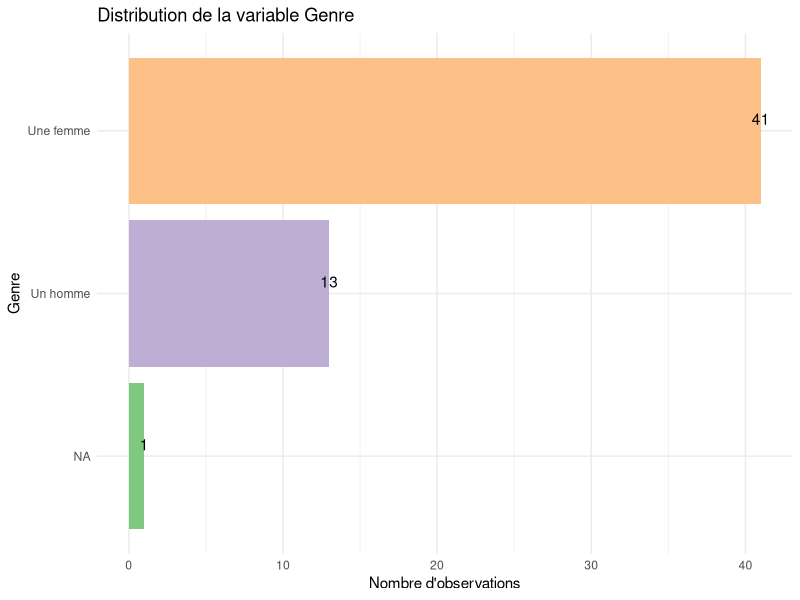
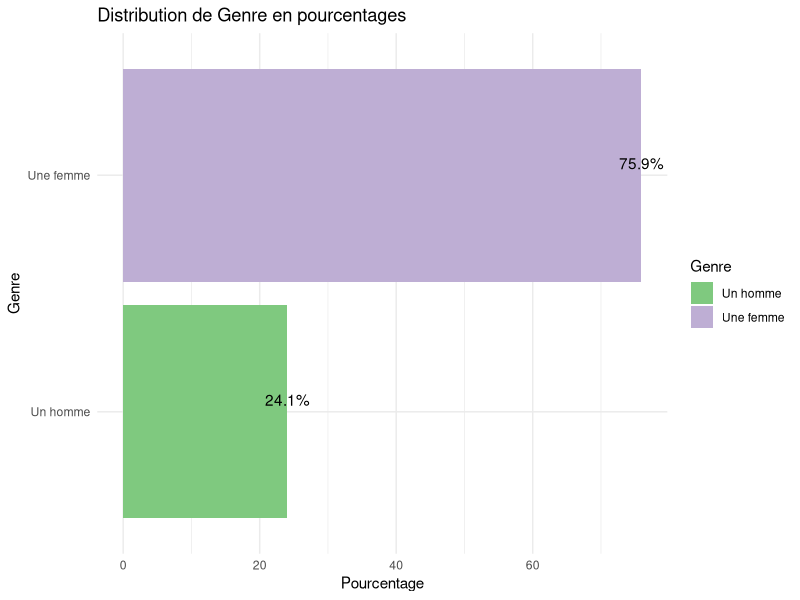
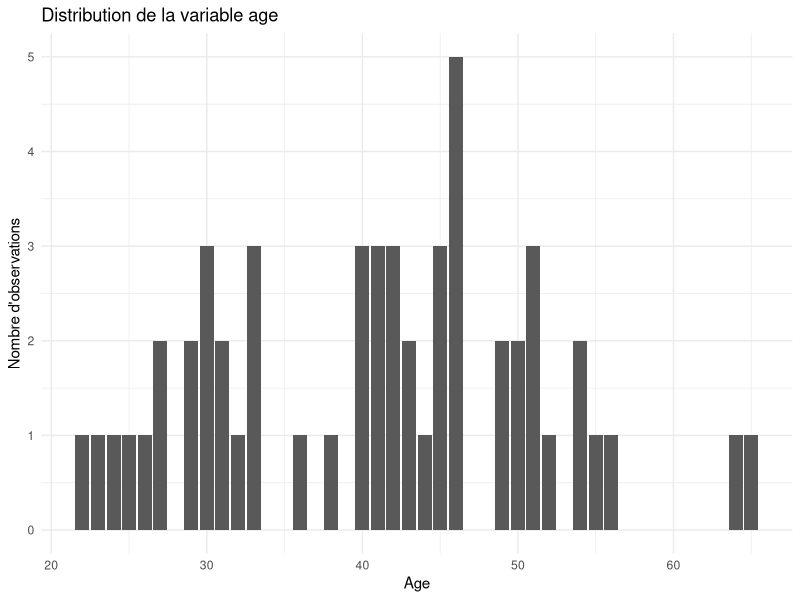
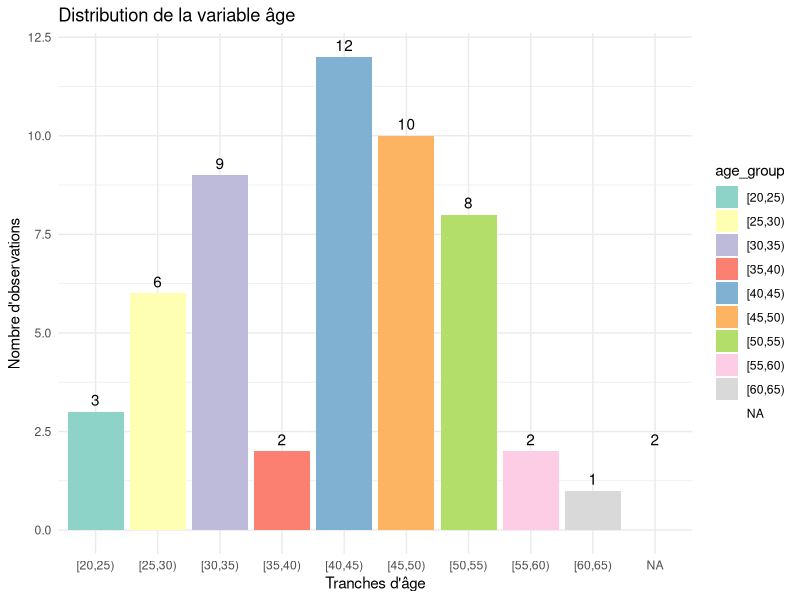
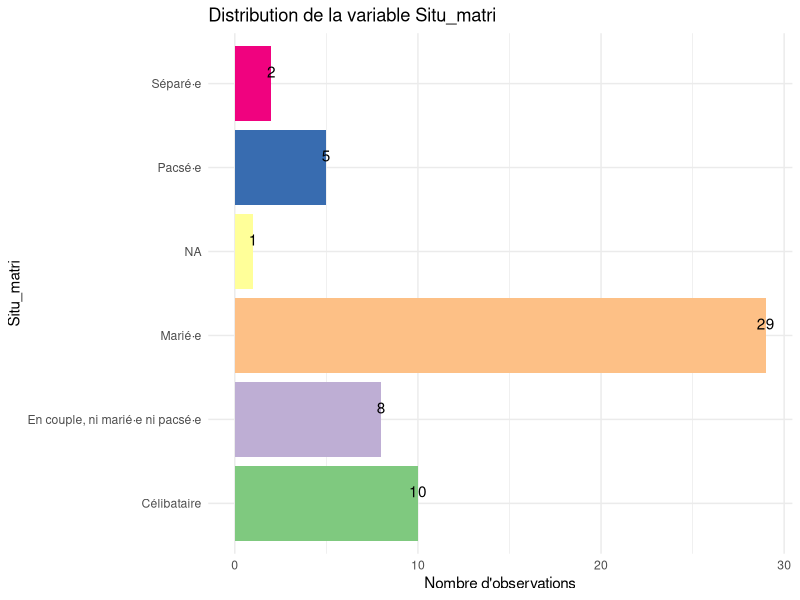
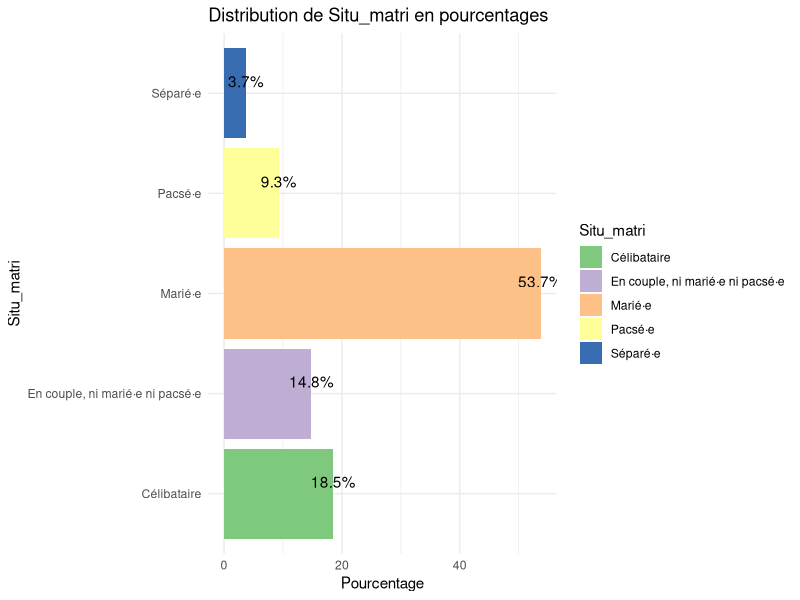
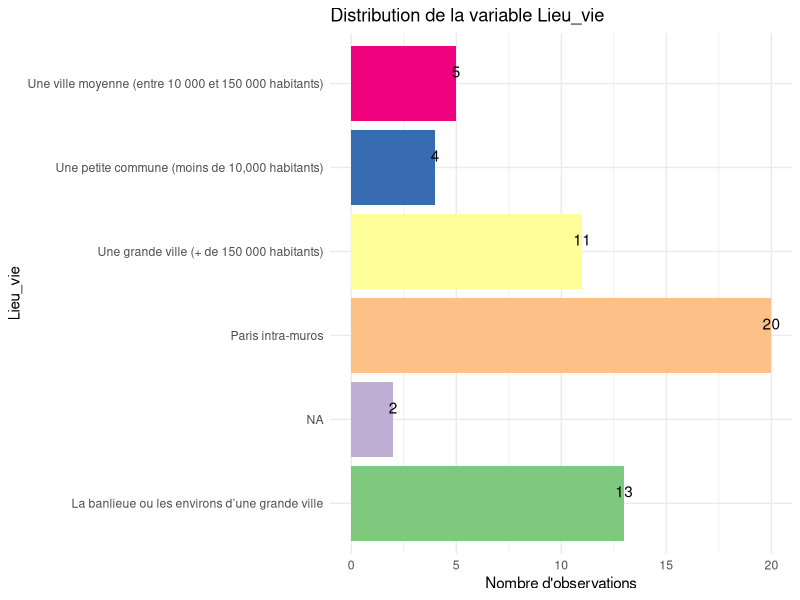
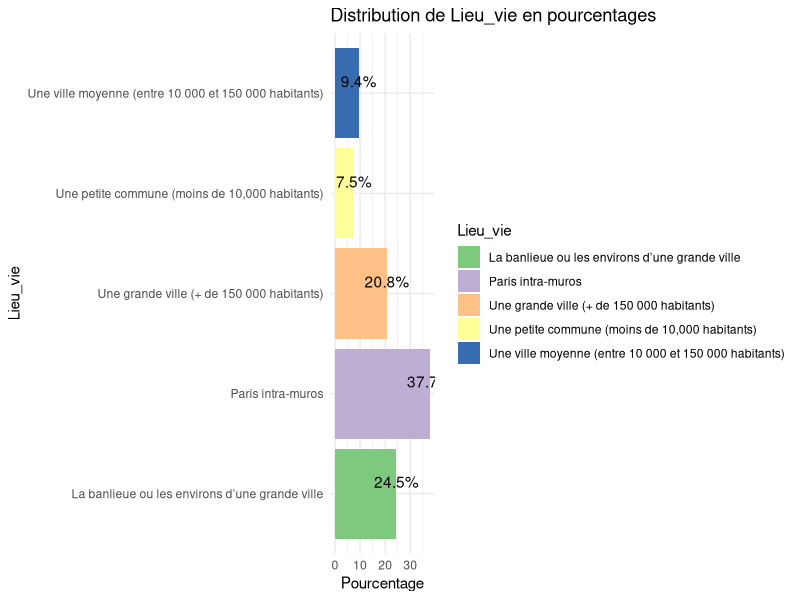

Here is the R script that generated these plots, in order: (Note: this script raises an error after producing the figures.)
setwd("PROVIRCAP")
library(dplyr)
library(ggplot2)

data <- read.csv("data_assoquest_recoded_fmt.csv")



data_mec <- data %>%
  filter(Dep_rse3_5=='Oui')%>%
  select(-Dep_rse3_2, -Dep_rse3_3, -Dep_rse3_4, -Dep_rse3_1, -Dep_rse3_6, -Dep_rse3_7)%>%
  rename(mission = Dep_rse3_5)%>%
  mutate(mission = case_when(
    mission =='Oui'~'mécénat',
    TRUE ~ mission))
print(data_mec$mission[1:20])



#Afficher combien il y a d'observations
nombre_observations <- nrow(data_mec)
print(nombre_observations)
#il y a 55 observations au total
#(55 personnes qui ont déclaré traiter de cette thématique dans leur mission)



create_bar_plot <- function(data, variable, file_name) {
  data <- data %>%
    mutate(!!variable := ifelse(is.na(!!sym(variable)), "NA", !!sym(variable)))
  
  p <- ggplot(data, aes_string(x = variable, fill = variable)) +
    geom_bar() +
    labs(title = paste("Distribution de la variable", variable),
         x = variable,
         y = "Nombre d'observations") +
    scale_fill_brewer(palette = "Accent") +
    theme_minimal() +
    geom_text(stat = "count", aes_string(label = "..count.."), vjust = -0.5)+
    theme(legend.position = "none")+
    coord_flip()
  
  print(p)
  ggsave(filename = file_name, plot = p, width = 8, height = 6)
}



create_percentage_bar_plot <- function(data, variable, file_name) {
  filtered_data <- data %>%
    filter(!!sym(variable) != "NA") %>%
    group_by(!!sym(variable)) %>%
    summarise(count = n()) %>%
    mutate(percentage = count / sum(count) * 100)
  
  p <- ggplot(filtered_data, aes_string(x = variable, y = "percentage", fill = variable)) +
    geom_bar(stat = "identity") +
    geom_text(aes_string(label = "paste0(round(percentage, 1), '%')"), 
              vjust = -0.5) +
    labs(title = paste("Distribution de", variable, "en pourcentages"),
         x = variable,
         y = "Pourcentage") +
    scale_fill_brewer(palette = "Accent") +
    theme_minimal()+
    coord_flip()
  print(p)
  ggsave(filename = file_name, plot = p, width = 8, height = 6)
}





# Genre
create_bar_plot(data_mec, "Genre", "genre_mec.png")
create_percentage_bar_plot(data_mec, "Genre", "genre_mec_pourcentage.png")

# Variable d'âge
p<-ggplot(data_mec, aes(x = age, fill=age)) +
  geom_bar() +
  labs(title = "Distribution de la variable age",
       x = "Age",
       y = "Nombre d'observations") +
  scale_fill_brewer(palette = "Accent")+
  theme_minimal()
print(p)
ggsave(filename = "age_mec.png", plot = p, width = 8, height = 6)

# Âge mais version tranches
data_mec$age_group <- cut(data_mec$age, breaks = seq(0, max(data_mec$age, na.rm = TRUE), by = 5), right = FALSE)

p <- ggplot(data_mec, aes(x = age_group, fill = age_group)) +
  geom_bar() +
  labs(title = "Distribution de la variable âge",
       x = "Tranches d'âge",
       y = "Nombre d'observations") +
  scale_fill_brewer(palette = "Set3") +
  theme_minimal() +
  geom_text(stat = "count", aes(label = ..count..), vjust = -0.5)

print(p)
ggsave(filename = "age_mec_tranches.png", plot = p, width = 8, height = 6)

#Situation matrimoniale
create_bar_plot(data_mec, "Situ_matri", "situ_matri_mec.png")
create_percentage_bar_plot(data_mec, "Situ_matri", "situ_matri_mec_pourcentage.png")

#Lieu de vie 
create_bar_plot(data_mec, "Lieu_vie", "lieu_mec.png")
create_percentage_bar_plot(data_mec, "Lieu_vie", "lieu_mec_pourcentage.png")

#Diplome

data_mec <- data_mec %>%
  mutate(dipl_niv_short = case_when(
    Dipl_niv == "Un diplôme universitaire correspondant à au moins 4 années d’études supérieures après le baccalauréat (maîtris" ~ "Bac+4 ou plus",
    Dipl_niv == "Un diplôme universitaire correspondant à moins de 4 années d’études supérieures après le baccalauréat (par exem" ~ "jusqu'a Bac+4",
    Dipl_niv == "Le baccalauréat ou un certificat d’études ou un diplôme de l’enseignement secondaire autre que le baccalauréat (" ~ "Bac",
    TRUE ~ Dipl_niv  # Pour garder les autres valeurs inchangées
  ))

create_bar_plot(data_mec, "dipl_niv_short", "diplome_mec.png")
create_percentage_bar_plot(data_mec, "dipl_niv_short", "diplome_mec_pourcentage.png")


#Etablissement d'études sup
create_bar_plot(data_mec, "Type_etudsup", "etude_mec.png")
create_percentage_bar_plot(data_mec, "Type_etudsup", "etude_mec_pourcentage.png")

#Discipline du cursus

data_mec <- data_mec %>%
  mutate(Spe_etudsup= case_when(
    Spe_etudsup == "Sciences humaines et sociales (histoire, sociologie, philosophie, psychologie, sciences politiques, ...)" ~ "Sciences humaines et sociales",
    TRUE ~ Spe_etudsup
  ))

create_bar_plot(data_mec, "Spe_etudsup", "spe_mec.png")
create_percentage_bar_plot(data_mec, "Spe_etudsup", "spe_mec_pourcentage.png")

#Statut d'emploi
data_mec <- data_mec %>%
  mutate(Emp_cont_short = case_when(
    Emp_cont == "Statut d'indépendant·e (Auto-entrepreneur·se, portage salarial, société unipersonnelle...)" ~ "Indépendant.e",
    TRUE ~ Emp_cont  # Pour garder les autres valeurs inchangées
  ))

create_bar_plot(data_mec, "Emp_cont_short", "statut_mec.png")
create_percentage_bar_plot(data_mec, "Emp_cont_short", "statut_mec_pourcentage.png")

#Type de cadre
create_bar_plot(data_mec, "cadre_inout", "cadre_mec.png")
create_percentage_bar_plot(data_mec, "cadre_inout", "cadre_mec_pourcentage.png")



#Type d'emploi des consultant.es

df_filtered <- data_mec %>% 
  filter(Emp_cons == "Oui")

df_filtered <- df_filtered %>%
  mutate(emp_cont_grouped = ifelse(Emp_cont == "Statut d'indépendant·e (Auto-entrepreneur·se, portage salarial, société unipersonnelle...)", "freelance", 
                                   ifelse(Emp_cont %in% c("CDD", "CDI"), "CDD/CDI", NA)))

create_bar_plot(df_filtered, "emp_cont_grouped", "emploi_cons_mec.png")
create_percentage_bar_plot(df_filtered, "emp_cont_grouped", "emploi_cons_mec_pourcentage.png")



#Niveau hiérarchique
create_bar_plot(data_mec, "Emp_statut", "hiérarchie_mec.png")
create_percentage_bar_plot(data_mec, "Emp_statut", "hiérarchie_mec_pourcentage.png")

#Tableau descriptif de l'âge selon les différents postes
descriptives <- data_mec %>%
  group_by(Emp_statut) %>%
  summarise(
    mean_age = mean(age, na.rm = TRUE),
    min_age = min(age, na.rm = TRUE),
    max_age = max(age, na.rm = TRUE),
    sd_age = sd(age, na.rm = TRUE)
  )

print(descriptives)
write.table(descriptives, "tableau_inv.txt", sep = "\t", row.names = FALSE)


#Hiérarchie simplifiée
create_bar_plot(data_mec, "Emp_statut_rec2", "hiérarchie_s_mec.png")
create_percentage_bar_plot(data_mec, "Emp_statut_rec2", "hiérarchie_s_mec_pourcentage.png")


#Un escalator de verre?
gender_distribution <- data_mec %>%
  filter(!is.na(Emp_statut_rec3))%>%
  filter(!is.na(Genre)) %>%
  group_by(Emp_statut_rec3, Genre) %>%
  summarise(count = n()) %>%
  mutate(percentage = count / sum(count) * 100) %>%
  ungroup()

p<-ggplot(gender_distribution, aes(x = Emp_statut_rec3, y = percentage, fill = Genre)) +
  geom_bar(stat = "identity", position = "stack") +
  geom_text(aes(label = paste0(round(percentage), "%")), position = position_stack(vjust = 0.5)) +
  labs(title = "Répartition du Genre par Statut d'Emploi",
       x = "Statut d'Emploi",
       y = "Pourcentage",
       fill = "Genre") +
  theme_minimal()

print(p)
ggsave(filename = "répartition_hf_mec.png", plot = p, width = 8, height = 6)


#Type d'organisation employeuse
create_bar_plot(data_mec, "Org_type", "org_mec.png")
create_percentage_bar_plot(data_mec, "Org_type", "org_mec_pourcentage.png")

# Niveau hiérarchique hors consultant.es

filtered_data <- data_mec %>%
  filter(Emp_cons == "Non") 
create_bar_plot(filtered_data, "Emp_statut", "hiérarchie2_mec.png")
create_percentage_bar_plot(filtered_data, "Emp_statut", "hiérarchie2_mec_pourcentage.png")

#Niveau hiérarchique consultant.es
filtered_data <- data_mec %>%
  filter(Emp_cons == "Oui") 
create_bar_plot(filtered_data, "Emp_statut", "hiérarchie2_cons_mec.png")
create_percentage_bar_plot(filtered_data, "Emp_statut", "hiérarchie2_cons_mec_pourcentage.png")

#Année du premier CDD ou CDI de la carrière
p<-ggplot(data_mec, aes(x = Prem_contrat_annee)) +
  geom_bar() +
  labs(title = "Année du premier CDD ou CDI de la carrière",
       x = "année",
       y = "Nombre d'observations") +
  theme_minimal()

print(p)
ggsave(filename = "premier_emploi_mec.png", plot = p, width = 8, height = 6)

#version tranches

data_mec$age_group <- cut(data_mec$Prem_contrat_annee, breaks = seq(0, max(data_mec$Prem_contrat_annee, na.rm = TRUE), by = 5), right = FALSE)

p <- ggplot(data_mec, aes(x = age_group, fill = age_group)) +
  geom_bar() +
  labs(title = "Premier CDD ou CDI",
       x = "Tranches d'années",
       y = "Nombre d'observations") +
  scale_fill_brewer(palette = "Set3") +
  theme_minimal() +
  geom_text(stat = "count", aes(label = ..count..), vjust = -0.5)+
  coord_flip()

print(p)
ggsave(filename = "prem_emploi_mec_tranches.png", plot = p, width = 8, height = 6)




#Année du premier poste en RSE
p<- ggplot(data_mec, aes(x = Prem_rse_annee_rec)) +
  geom_bar() +
  labs(title = "Année du premier poste en RSE",
       x = "année",
       y = "Nombre d'observations") +
  theme_minimal()

print(p)
ggsave(filename = "premier_rse_mec.png", plot = p, width = 8, height = 6)

#Temps consacré à la rse
create_bar_plot(data_mec, "Rse_tps_rec", "temps_rse_mec.png")

#Emp sec
create_bar_plot(data_mec, "Emp_sec", "secteur_mec.png")

#Temps plein
create_bar_plot(data_mec, "Trav_tps", "temps_plein_mec.png")

#Multinationale
create_bar_plot(data_mec, "Org_multi", "multinationale_mec.png")

#Salariés français
create_bar_plot(data_mec, "Org_N", "salaries_fr_mec.png")

#Salariés international
create_bar_plot(data_mec, "Org_N_int", "salaries_int_mec.png")

#Secteur d'activité
library(forcats)
install.packages("viridis")
library(viridis)


# Filtrage et calcul des pourcentages
filtered_data <- data_mec %>%
  filter(!is.na(Org_sec)) %>%
  group_by(Org_sec) %>%
  summarise(count = n()) %>%
  mutate(percentage = count / sum(count) * 100) %>%
  arrange(desc(percentage)) # Tri décroissant par pourcentage

# Réordonner les facteurs selon le pourcentage
filtered_data <- filtered_data %>%
  mutate(Org_sec = fct_reorder(Org_sec, percentage, .desc = TRUE))

# Création du diagramme en bâtons
p <- ggplot(filtered_data, aes(x = Org_sec, y = percentage, fill = Org_sec)) +
  geom_bar(stat = "identity") +
  geom_text(aes(label = paste0(round(percentage, 1), "%")), vjust = -0.5) + # Ajuste la position verticale des étiquettes
  scale_fill_viridis(discrete = TRUE, option = "D") +
  theme(axis.text.x = element_blank()) +
  theme(legend.position = "right") +
  labs(x = NULL, y = "Pourcentage", title = "Secteur d'activité")

# Affichage du graphique
print(p)
ggsave(filename = "activ_sec_mec.png", plot = p, width = 8, height = 6)

#Département RSE?
create_bar_plot(data_mec, "Dep_rse", "dep_rse_mec.png")

#Niveau du département RSE
data_mec <- data_mec %>%
  mutate(Dep_rse_multi = case_when(
    Dep_rse_multi == "d'un·e département/équipe au niveau international/corporate" ~ "niveau international/corporate",
    Dep_rse_multi == "d'un·e département/équipe au niveau international/corporate et d'un·e autre au niveau France" ~ "niveau international/corporate et niveau France",
    Dep_rse_multi == "d'un·e département/équipe au niveau France" ~ "niveau France",
    TRUE ~ Dep_rse_multi  # Pour garder les autres valeurs inchangées
  ))

create_bar_plot(data_mec, "Dep_rse_multi", "dep_rse_niv_mec.png")

#Terme RSE
create_bar_plot(data_mec, "Rse_mot", "mot_rse_mec.png")

#Lois RSE
create_bar_plot(data_mec, "Rse_lois", "lois_mec.png")

#Vocation
create_bar_plot(data_mec, "Rse_vocation_rec", "vocation_mec.png")

#Critiques ONG
create_bar_plot(data_mec, "Rse_ong_milit_rec", "critiques_mec.png")

#Position politique 
create_bar_plot(data_mec, "Pol_pos_SQ001", "politique_mec.png")







